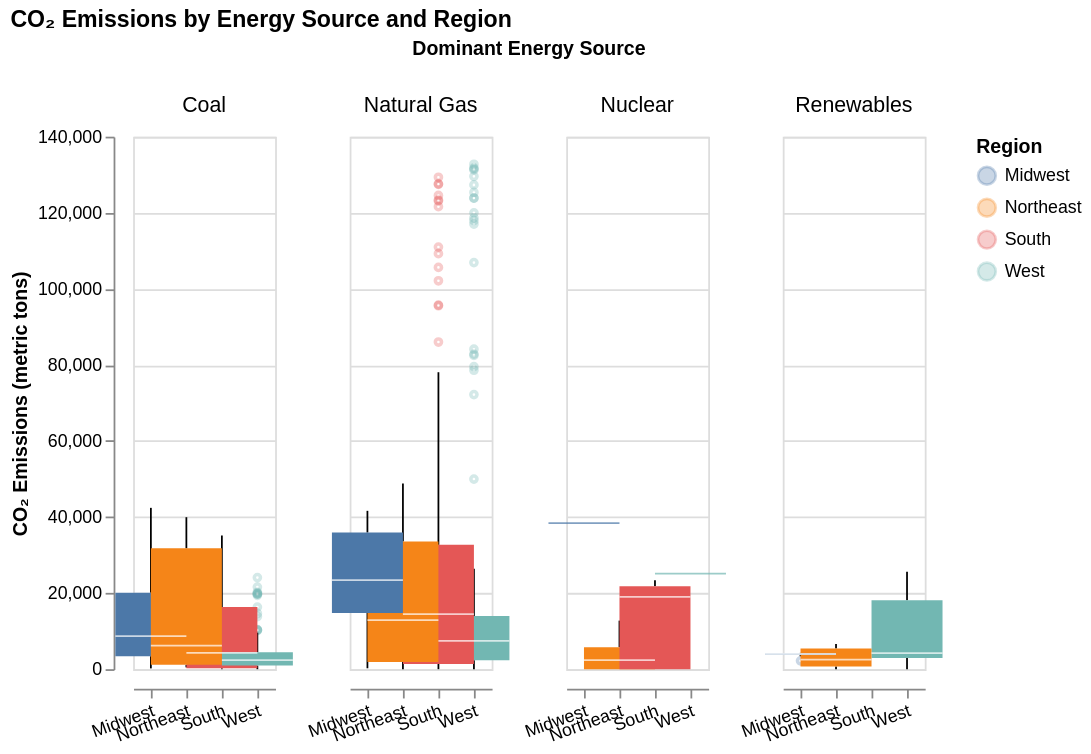

Notebook cell for this chart:
### Code cell
# Visualization 2: Boxplot — CO₂ Emissions by Region and Energy Source
df_box = df.dropna(subset=["Region", "Dominant_Energy_Source", "CO2_Emissions"]).copy()

df_box["Q1"]     = df_box.groupby(["Region","Dominant_Energy_Source"])["CO2_Emissions"].transform(lambda x: x.quantile(0.25))
df_box["Median"] = df_box.groupby(["Region","Dominant_Energy_Source"])["CO2_Emissions"].transform("median")
df_box["Q3"]     = df_box.groupby(["Region","Dominant_Energy_Source"])["CO2_Emissions"].transform(lambda x: x.quantile(0.75))
df_box["IQR"]    = df_box["Q3"] - df_box["Q1"]
df_box["Min"]    = df_box.groupby(["Region","Dominant_Energy_Source"])["CO2_Emissions"].transform("min")
df_box["Max"]    = df_box.groupby(["Region","Dominant_Energy_Source"])["CO2_Emissions"].transform("max")
df_box["Whisker_Low"]  = df_box["Q1"] - 1.5 * df_box["IQR"]
df_box["Whisker_High"] = df_box["Q3"] + 1.5 * df_box["IQR"]

base = alt.Chart(df_box)
boxes = base.mark_boxplot(
    extent=1.5,
    size=40,
    outliers=alt.MarkConfig(size=12, opacity=0.3),
).encode(
    x=alt.X("Region:N", title=None, axis=alt.Axis(labelAngle=-20)),
    y=alt.Y("CO2_Emissions:Q", title="CO₂ Emissions (metric tons)"),
    color=alt.Color("Region:N", title="Region",
                    legend=alt.Legend(orient="right")),
)

tooltip_layer = base.mark_point(opacity=0, size=900).encode(
    x=alt.X("Region:N"),
    y=alt.Y("Median:Q"),
    color=alt.Color("Region:N", legend=None),
    tooltip=[
        alt.Tooltip("Dominant_Energy_Source:N", title="Energy Source"),
        alt.Tooltip("Region:N",                 title="Region"),
        alt.Tooltip("Median:Q", title="Median CO₂",  format=",.0f"),
        alt.Tooltip("Q1:Q",     title="Q1 (25th %)", format=",.0f"),
        alt.Tooltip("Q3:Q",     title="Q3 (75th %)", format=",.0f"),
        alt.Tooltip("IQR:Q",    title="IQR",         format=",.0f"),
        alt.Tooltip("Min:Q",    title="Min CO₂",     format=",.0f"),
        alt.Tooltip("Max:Q",    title="Max CO₂",     format=",.0f"),
    ],
)

boxplot = (
    alt.layer(boxes, tooltip_layer)
    .facet(column=alt.Column(
        "Dominant_Energy_Source:N",
        title="Dominant Energy Source",
        header=alt.Header(labelFontSize=12)
    ))
    .properties(title="CO₂ Emissions by Energy Source and Region")
    .resolve_scale(y="shared")
)

boxplot

### Figure 1 — Vega-Lite specification as saved in the notebook (floating-point values rounded to 4 significant figures; data arrays with more than 128 entries replaced by an {"elided": "..."} marker saying what was removed)
{"config": {"view": {"continuousWidth": 300, "continuousHeight": 300}}, "data": {"name": "data-effc13a4dc06e966ec8d5dd960f9f39f"}, "facet": {"column": {"field": "Dominant_Energy_Source", "header": {"labelFontSize": 12}, "title": "Dominant Energy Source", "type": "nominal"}}, "spec": {"layer": [{"mark": {"type": "boxplot", "extent": 1.5, "outliers": {"opacity": 0.3, "size": 12}, "size": 40}, "encoding": {"color": {"field": "Region", "legend": {"orient": "right"}, "title": "Region", "type": "nominal"}, "x": {"axis": {"labelAngle": -20}, "field": "Region", "title": null, "type": "nominal"}, "y": {"field": "CO2_Emissions", "title": "CO₂ Emissions (metric tons)", "type": "quantitative"}}}, {"mark": {"type": "point", "opacity": 0, "size": 900}, "encoding": {"color": {"field": "Region", "legend": null, "type": "nominal"}, "tooltip": [{"field": "Dominant_Energy_Source", "title": "Energy Source", "type": "nominal"}, {"field": "Region", "title": "Region", "type": "nominal"}, {"field": "Median", "format": ",.0f", "title": "Median CO₂", "type": "quantitative"}, {"field": "Q1", "format": ",.0f", "title": "Q1 (25th %)", "type": "quantitative"}, {"field": "Q3", "format": ",.0f", "title": "Q3 (75th %)", "type": "quantitative"}, {"field": "IQR", "format": ",.0f", "title": "IQR", "type": "quantitative"}, {"field": "Min", "format": ",.0f", "title": "Min CO₂", "type": "quantitative"}, {"field": "Max", "format": ",.0f", "title": "Max CO₂", "type": "quantitative"}], "x": {"field": "Region", "type": "nominal"}, "y": {"field": "Median", "type": "quantitative"}}}]}, "resolve": {"scale": {"y": "shared"}}, "title": "CO₂ Emissions by Energy Source and Region", "$schema": "https://vega.github.io/schema/vega-lite/v5.8.0.json", "datasets": {"data-effc13a4dc06e966ec8d5dd960f9f39f": {"elided": "1377 records"}}}
